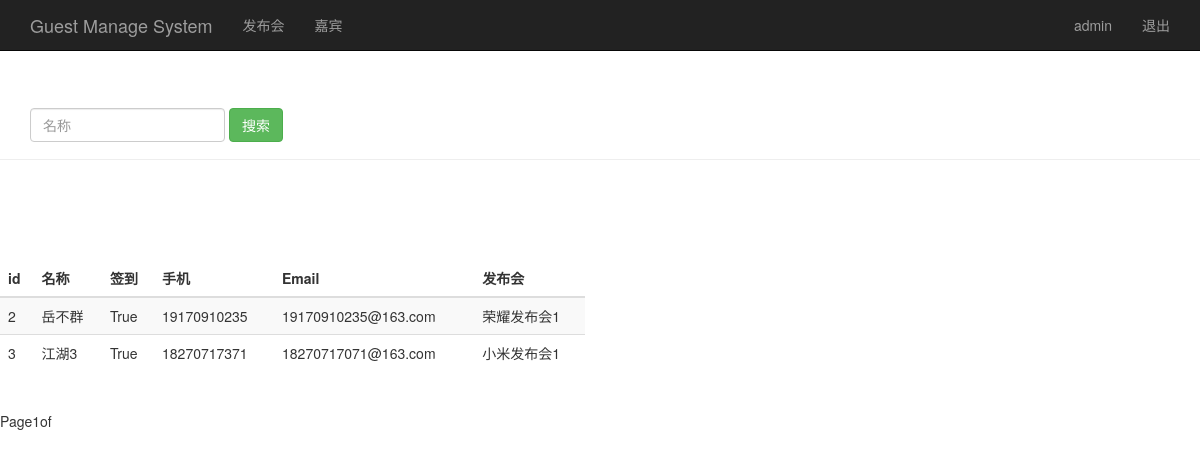
The page /guest_manage/ (signed in) on the database its author committed.
### sign/models.py (models this page shows, shortened)
class Guest(models.Model):
    event = models.ForeignKey(Event,on_delete=models.PROTECT)                    # 嘉宾关联的发布会id
    '''
    在设置外键时，需要通过on_delete选项指明主表删除数据时，对于外键引用表数据如何处理，在django.db.models中包含了可选常量：

    CASCADE级联，删除主表数据时连通一起删除外键表中数据，

    PROTECT保护，通过抛出ProtectedError异常，来阻止删除主表中被外键应用的数据，

    SET_NULL设置为NULL，仅在该字段null=True允许为null时可用，

    SET_DEFAULT设置为默认值，仅在该字段设置了默认值时可用，

    SET()设置为特定值或者调用特定方法，

    DO_NOTHING不做任何操作，如果数据库前置指明级联性，此选项会抛出IntegrityError异常。
    '''
    realname = models.CharField(max_length=100)         # 嘉宾姓名
    phone = models.CharField(max_length=16)             # 嘉宾手机号
    sign = models.BooleanField()                        # 嘉宾签到状态
    email = models.EmailField()                         # 嘉宾邮件
    create_time = models.DateTimeField(auto_now=True)
    class Meta:                             # django模型类的一个内部类，用于定义一些django模型类的行为特性
        unique_together = ('event','phone')             # unique_together用于设置两个字段的联合主键

class Event(models.Model):
    name = models.CharField(max_length=100)                 # 发布会标题
    limit = models.IntegerField()                       # 参加人数
    status = models.BooleanField()                      # 发布会状态
    address = models.CharField(max_length=200)          # 发布会地址
    start_time = models.DateTimeField('event_time')                 # 发布会时间
    create_time = models.DateTimeField(auto_now=True)                # 创建时间，自动获取当前时间
    def __str__(self):                          # 重写__str__方法，返回name，也就是发布会标题
        return self.name

### sign/views.py (the view)
# urls.py: path('guest_manage/',views.guest_manage),
@login_required
def guest_manage(request):
    username = request.session.get('user','')
    guest_list = Guest.objects.all()
    paginator = Paginator(guest_list,4)
    page = request.GET.get('page')              # 获取当前要显示的第几页数据
    try:
        contacts = paginator.page(page)
    except PageNotAnInteger:
        contacts = paginator.page(1)
    except EmptyPage:
        contacts = paginator.page(paginator.num_pages)
    return render(request,'guest_manage.html',{'user':username,'guests':contacts})

### sign/templates/guest_manage.html (shortened to what this page needs)
<!DOCTYPE html>
<html lang="en">
<head>
    {% load bootstrap3 %}
    {% bootstrap_css %}
</head>
<body>
    <nav class="navbar navbar-inverse navbar-fixed-top">
        <div class="container">
            <div class="navbar-header">
                <a href="/event_manage/" class="navbar-brand">Guest Manage System</a>
            </div>
            <div id="navbar" class="collapse navbar-collapse">
                <ul class="nav navbar-nav">
                    <li><a href="/event_manage/">发布会</a></li>
                    <li><a href="#" class="active">嘉宾</a></li>
                </ul>
                <ul class="nav navbar-nav navbar-right">
                    <li><a href="#">{{ user }}</a></li>
                    <li><a href="/logout/">退出</a></li>
                </ul>
            </div>
        </div>
    </nav>
    <div class="page-header" style="padding-top: 60px">
        <div id="navbar" class="navbar-collapse collapse">
            <form class="navbar-form" action="/search_realname/" method="get">
                <div class="form-group">
                    <input type="text" name="realname" placeholder="名称" class="form-control">
                </div>
                <button type="submit" class="btn btn-success">搜索</button>
            </form>
        </div>
    </div>
    <div class="row" style="padding-top: 80px">
        <div class="col-md-6">
            <table class="table table-striped">
                <thead>
                    <tr>
                        <th>id</th>
                        <th>名称</th>
                        <th>签到</th>
                        <th>手机</th>
                        <th>Email</th>
                        <th>发布会</th>
                    </tr>
                </thead>
                <tbody>
                {% for guest in guests %}
                <tr>
                    <td>{{ guest.id }}</td>
                    <td>{{ guest.realname }}</td>
                    <td>{{ guest.sign }}</td>
                    <td>{{ guest.phone }}</td>
                    <td>{{ guest.email }}</td>
                    <td>{{ guest.event }}</td>
                </tr>
                {% endfor %}
                </tbody>
            </table>
        </div>
    </div>
    <div class="pagination">
        <span class="step-links">
            <span class="current">
                Page{{ guests.number }}of{{ guests.pagintor.num_pages }}
            </span>
        </span>
    </div>
</body>
</html>

### rows shown on the page
Guest: id "2", realname "岳不群", sign "True", phone "19170910235", email "19170910235@163.com", event "荣耀发布会1"
Guest: id "3", realname "江湖3", sign "True", phone "18270717371", email "18270717071@163.com", event "小米发布会1"

### other values the page prints
{{ user }} "admin"
{{ guests.number }} "1"
